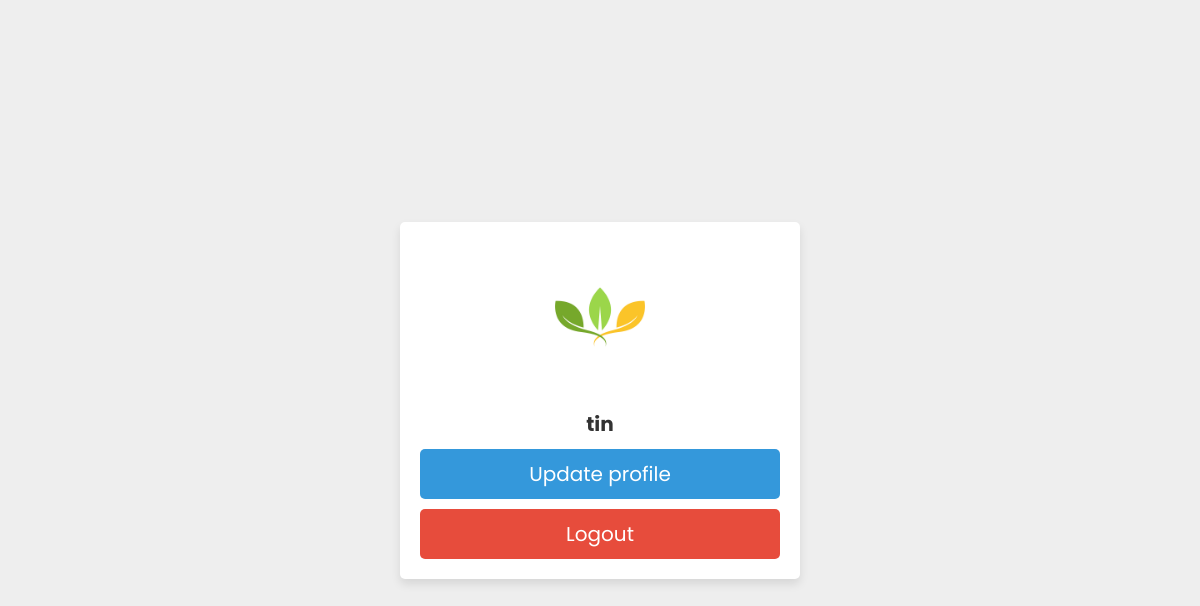
The app's page /pages/profile/profilecard.php (signed in) with its own data.
### tables this page shows
CREATE TABLE `user_form` (
  `id` int(100) NOT NULL,
  `name` varchar(100) NOT NULL,
  `email` varchar(100) NOT NULL,
  `password` varchar(100) NOT NULL,
  `image` varchar(100) NOT NULL
);

### pages/profile/profilecard.php (the view, shortened to what this page needs)
<?php
    $conn = mysqli_connect('localhost', 'root', '', 'user_db') or die('connection failed');
    $user_id = $_SESSION['user_id'];
?>
<!DOCTYPE html>
<html lang="en">
<head>
    <link rel="stylesheet" href="../login/style.css">
</head>
<body>
    <div class="container">
        <div class="profile">
            <?php
                $select = mysqli_query($conn, "SELECT * FROM `user_form` WHERE id = '$user_id'")
                or die('query failed');
                if(mysqli_num_rows($select) > 0){
                    $fetch = mysqli_fetch_assoc($select);
                }
                if($fetch['image'] == ''){
                    echo '<img src="../../img/default_pic.jpg">' ;
                }else{
                    echo '<img src="../../uploaded_img/'.$fetch['image'].'">' ;
                }
            ?>
            <h3><?php echo $fetch['name']; ?></h3>
            <a href="../profile/update_profile.php" class="btn" >Update profile</a>
            <a href="profilecard.php?logout=<?php echo $user_id; ?>" class="delete-btn">Logout</a>
        </div>
    </div>
</body>
</html>

### pages/login/style.css (style rules this page uses)
:root { --blue:#3498db; --dark-blue:#2980b9; --red:#e74c3c; --dark-red:#c0392b; --black:#333; --white:#fff; --light-bg:#eee; --box-shadow:0 5px 10px rgba(0,0,0,.1); }
* { font-family: 'Poppins', sans-serif; margin:0; padding:0; box-sizing: border-box; outline: none; border: none; text-decoration: none; }
.btn, .delete-btn { width: 100%; border-radius: 5px; padding:10px 30px; color:var(--white); display: block; text-align: center; cursor: pointer; font-size: 20px; margin-top: 10px; }
.btn { background-color: var(--blue); }
.delete-btn { background-color: var(--red); }
.container { min-height: 100vh; background-color: var(--light-bg); display: flex; align-items: center; justify-content: center; padding:20px; }
.container .profile { padding:20px; background-color: var(--white); box-shadow: var(--box-shadow); text-align: center; width: 400px; border-radius: 5px; }
.container .profile img { height: 150px; width: 150px; border-radius: 50%; object-fit: cover; margin-bottom: 5px; }
.container .profile h3 { margin:5px 0; font-size: 20px; color:var(--black); }

### records on screen
user_form: image (picture), name "tin"
